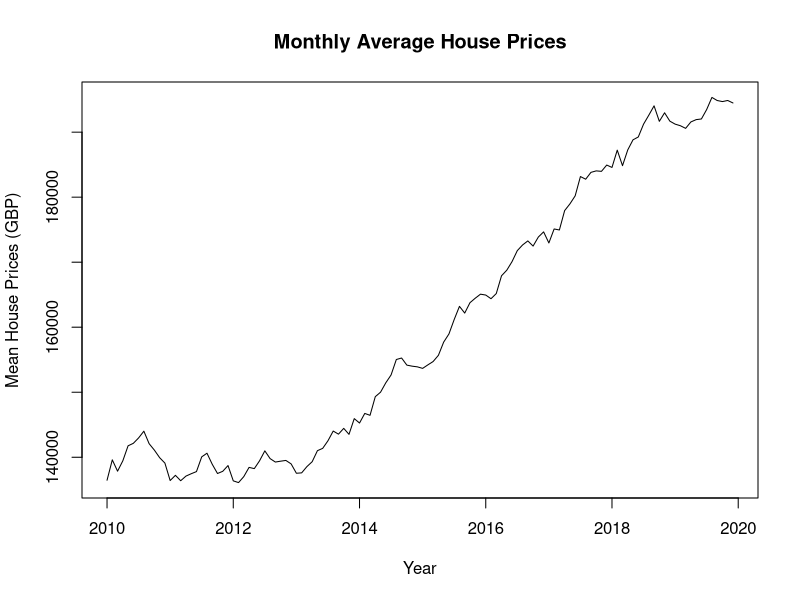
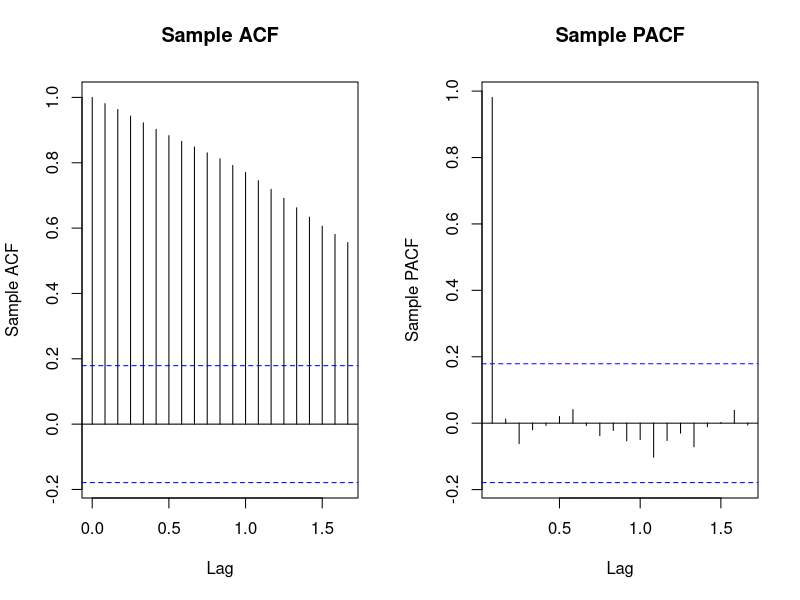
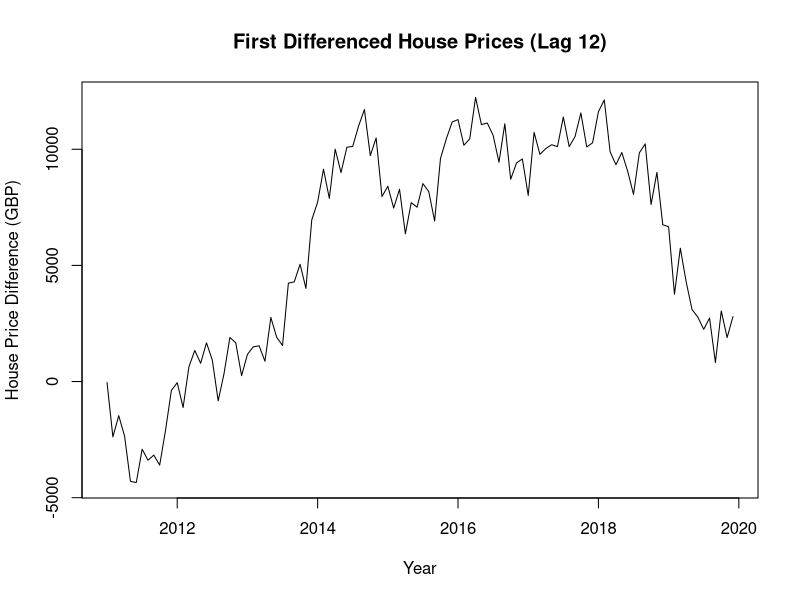
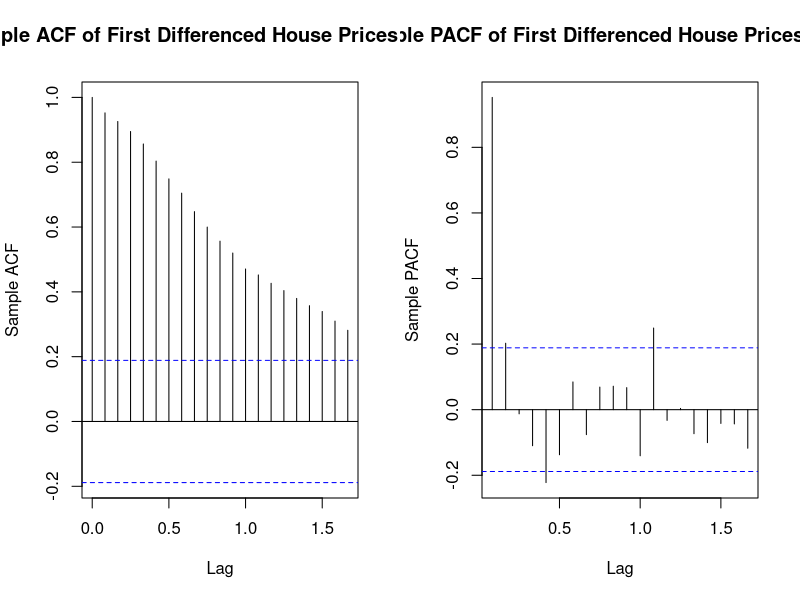
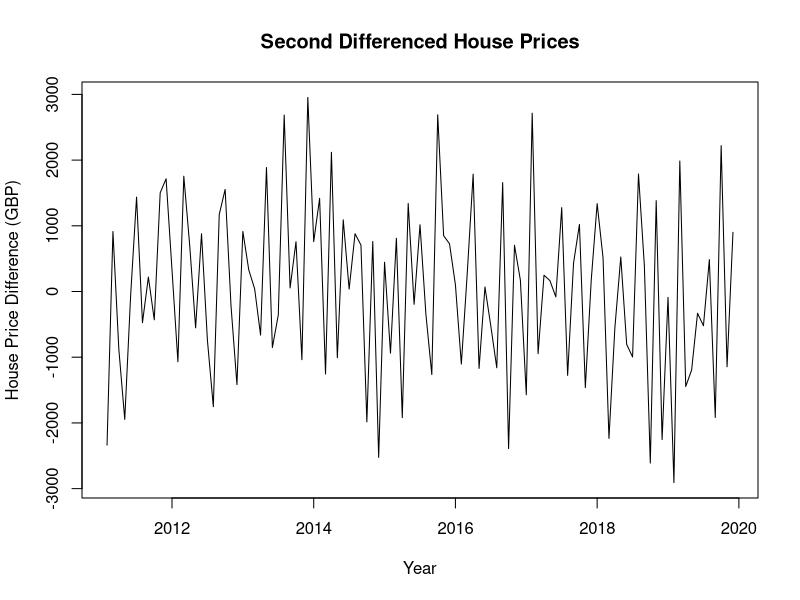
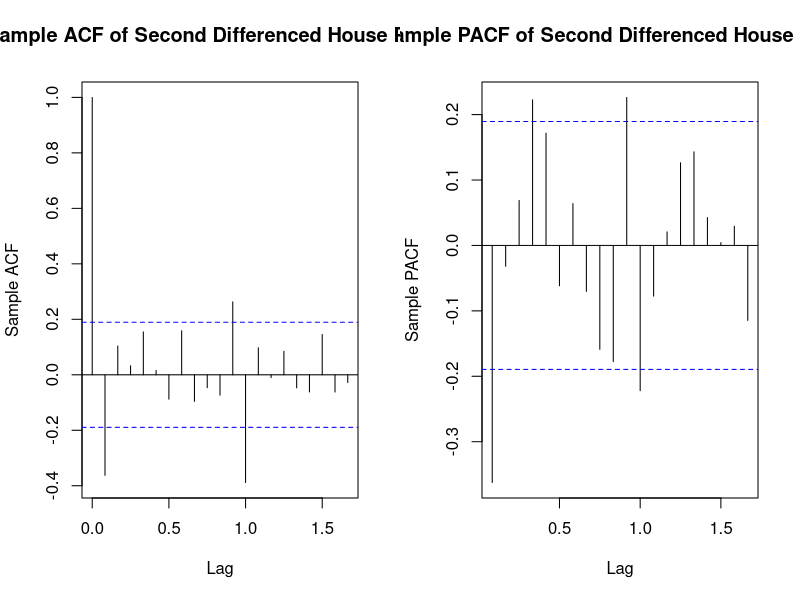
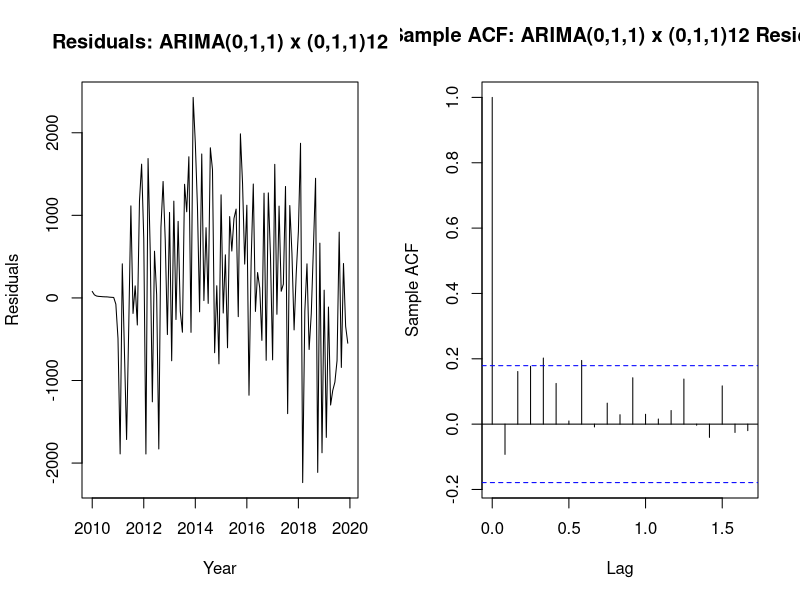
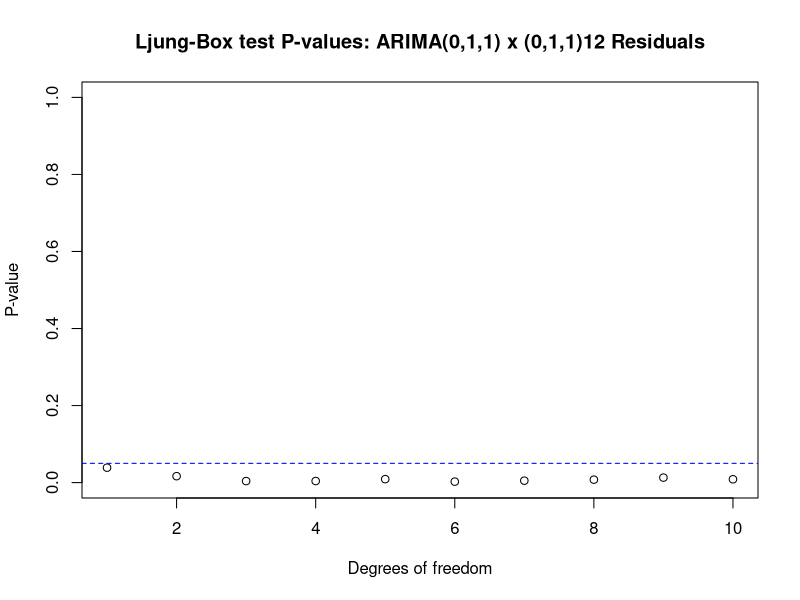

Source code (R) for these figures, in order:
## ---- chunk 1
knitr::opts_chunk$set(echo = TRUE)
## ---- chunk 2
#Read in the dataset ‘em_house_prices.csv’
em_house_prices <- read.csv('./dataset/em_house_prices.csv', header = TRUE)
## ---- chunk 3
#Set the dataset to be time series data
em_house_prices_ts <- ts(em_house_prices$average_price_gbp, start = 2010, frequency = 12)
## ---- chunk 4
#Produce a time plot of the time series data ‘em_house_prices_ts’
ts.plot(em_house_prices_ts , ylab = 'Mean House Prices (GBP)', xlab = 'Year', main = 'Monthly Average House Prices')
## ---- chunk 5
#Set the R graphics device to contain two plots (1 row, 2 columns)
par(mfrow = c(1,2))
#Plot the sample ACF of the time series data
acf(em_house_prices_ts, ylab = 'Sample ACF', main = 'Sample ACF')
#Plot the sample PACF of the time series data
pacf(em_house_prices_ts, ylab = 'Sample PACF', main = 'Sample PACF')
## ---- chunk 6
#Take the first difference (lag 12) of the time series data to remove seasonality
em_house_prices_ts_diff <- diff(em_house_prices_ts, lag = 12)
#Set the R graphics device to contain two plots (1 row, 1 column)
par(mfrow = c(1,1))
#Produce a time plot of the first difference (lag 12) time series data ‘em_house_prices_ts_diff’
ts.plot(em_house_prices_ts_diff, ylab = 'House Price Difference (GBP)', xlab = 'Year', main = 'First Differenced House Prices (Lag 12)')
## ---- chunk 7
#Set the R graphics device to contain 1 plot (1 row, 2 columns)
par(mfrow = c(1,2))
#Plot the sample ACF of the first difference time series data
acf(em_house_prices_ts_diff, ylab = 'Sample ACF', main = 'Sample ACF of First Differenced House Prices (Lag 12)')
#Plot the sample PACF of the first difference time series data
pacf(em_house_prices_ts_diff, ylab = 'Sample PACF', main = 'Sample PACF of First Differenced House Prices (Lag 12)')
## ---- chunk 8
#Take the second difference of the time series data
em_house_prices_ts_diff2 <- diff(em_house_prices_ts_diff)
#Set the R graphics device to contain two plots (1 row, 1 column)
par(mfrow = c(1,1))
#Produce a time plot of the second difference time series data ‘em_house_prices_ts_diff2’
ts.plot(em_house_prices_ts_diff2, ylab = 'House Price Difference (GBP)', xlab = 'Year', main = 'Second Differenced House Prices')
## ---- chunk 9
#Set the R graphics device to contain 1 plot (1 row, 2 columns)
par(mfrow = c(1,2))
#Plot the sample ACF of the second difference time series data
acf(em_house_prices_ts_diff2, ylab = 'Sample ACF', main = 'Sample ACF of Second Differenced House Prices')
#Plot the sample PACF of the second difference time series data
pacf(em_house_prices_ts_diff2, ylab = 'Sample PACF', main = 'Sample PACF of Second Differenced House Prices')
## ---- chunk 10
#Fit an ARIMA(0,1,1) x (0,1,1)12 model to the time series data ‘em_house_prices_ts’
arima011011_model <- arima(em_house_prices_ts, order = c(0,1,1), seasonal = list(order = c(0,1,1), period = 12), method = 'ML')
#Call the arima011011_model ARIMA(0,1,1) x (0,1,1)12 to get it estimated parameters
arima011011_model
## ---- chunk 11
#Extract the residuals of the arima011011_model
arima011011_residuals <- residuals(arima011011_model)
#Set the R graphics device to contain 1 plot (1 row, 2 columns)
par(mfrow = c(1,2))
#Produce a time plot of the arima011011_model residuals
ts.plot(arima011011_residuals, ylab = 'Residuals', xlab = 'Year', main = 'Residuals: ARIMA(0,1,1) x (0,1,1)12')
#Plot the sample ACF of the arima011011_model residuals
acf(arima011011_residuals, ylab = 'Sample ACF', main = 'Sample ACF: ARIMA(0,1,1) x (0,1,1)12 Residuals')
## ---- chunk 12
#Declare the Ljung-Box test variable term
LB_test<-function(resid,max.k,p,q){
lb_result<-list()
df<-list()
p_value<-list()
for(i in (p+q+1):max.k){
lb_result[[i]]<-Box.test(resid,lag=i,type=c("Ljung-Box"),fitdf=(p+q))
df[[i]]<-lb_result[[i]]$parameter
p_value[[i]]<-lb_result[[i]]$p.value
}
df<-as.vector(unlist(df))
p_value<-as.vector(unlist(p_value))
test_output<-data.frame(df,p_value)
names(test_output)<-c("deg_freedom","LB_p_value")
return(test_output)
}
## ---- chunk 13
#Perform Ljung-Box tests for the arima011011 (ARIMA(0,1,1) x (0,1,1)12) model residuals
ARIMA011011.LB <- LB_test(arima011011_residuals, max.k = 11, p = 0, q = 1)
#Set the R graphics device to contain 1 plot (1 row, 1 column)
par(mfrow = c(1,1))
#Produce a plot of P-values against the degrees of freedom and add a blue dashed line at 0.05
plot(ARIMA011011.LB$deg_freedom, ARIMA011011.LB$LB_p_value, xlab = 'Degrees of freedom', ylab = 'P-value', main = 'Ljung-Box test P-values: ARIMA(0,1,1) x (0,1,1)12 Residuals', ylim = c(0,1))
abline(h = 0.05, col = 'blue', lty = 2)
## ---- chunk 14
#Fit an ARIMA(1,1,0) x (1,1,0)12 model to the time series data ‘em_house_prices_ts’
arima110110_model <- arima(em_house_prices_ts, order = c(1,1,0), seasonal = list(order = c(1,1,0), period = 12), method = 'ML')
#Call the arima110110_model (ARIMA(0,1,1) x (0,1,1)12) to get it estimated parameters
arima110110_model
## ---- chunk 15
#Extract the residuals of the arima110110_model
arima110110_residuals <- residuals(arima110110_model)
#Set the R graphics device to contain 1 plot (1 row, 2 columns)
par(mfrow = c(1,2))
#Produce a time plot of the arima110110_model residuals
ts.plot(arima110110_residuals, ylab = 'Residuals', xlab = 'Year', main = 'Residuals: ARIMA(1,1,0) x (1,1,0)12')
#Plot the sample ACF of the arima110110_model residuals
acf(arima110110_residuals, ylab = 'Sample ACF', main = 'Sample ACF: ARIMA(1,1,0) x (1,1,0)12 Residuals')
## ---- chunk 16
#Perform Ljung-Box tests for the arima110110 (ARIMA(1,1,0) x (1,1,0)12) model residuals
ARIMA110110.LB <- LB_test(arima110110_residuals, max.k = 11, p = 1, q = 0)
#Set the R graphics device to contain 1 plot (1 row, 1 column)
par(mfrow = c(1,1))
#Produce a plot of P-values against the degrees of freedom and add a blue dashed line at 0.05
plot(ARIMA110110.LB$deg_freedom, ARIMA110110.LB$LB_p_value, xlab = 'Degrees of freedom', ylab = 'P-value', main = 'Ljung-Box test P-values: ARIMA(1,1,0) x (1,1,0)12 Residuals', ylim = c(0,1))
abline(h = 0.05, col = 'blue', lty = 2)
## ---- chunk 17
#Fit an ARIMA(1,1,1) x (1,1,1)12 model to the time series data ‘em_house_prices_ts’
arima111111_model <- arima(em_house_prices_ts, order = c(1,1,1), seasonal = list(order = c(1,1,1), period = 12), method = 'ML')
#Call the arima111111_model (ARIMA(1,1,1) x (1,1,1)12) to get it estimated parameters
arima111111_model
## ---- chunk 18
#Extract the residuals of the arima111111_model
arima111111_residuals <- residuals(arima111111_model)
#Set the R graphics device to contain 1 plot (1 row, 2 columns)
par(mfrow = c(1,2))
#Produce a time plot of the arima111111_model residuals
ts.plot(arima111111_residuals, ylab = 'Residuals', xlab = 'Year', main = 'Residuals: ARIMA(1,1,1) x (1,1,1)12')
#Plot the sample ACF of the arima111111_model residuals
acf(arima111111_residuals, ylab = 'Sample ACF', main = 'Sample ACF: ARIMA(1,1,1) x (1,1,1)12 Residuals')
## ---- chunk 19
#Perform Ljung-Box tests for the arima111111 (ARIMA(1,1,1) x (1,1,1)12) model residuals
ARIMA111111.LB <- LB_test(arima111111_residuals, max.k = 11, p = 1, q = 1)
#Set the R graphics device to contain 1 plot (1 row, 1 column)
par(mfrow = c(1,1))
#Produce a plot of P-values against the degrees of freedom and add a blue dashed line at 0.05
plot(ARIMA111111.LB$deg_freedom, ARIMA111111.LB$LB_p_value, xlab = 'Degrees of freedom', ylab = 'P-value', main = 'Ljung-Box test P-values: ARIMA(1,1,1) x (1,1,1)12 Residuals', ylim = c(0,1))
abline(h = 0.05, col = 'blue', lty = 2)
## ---- chunk 20
#Fit an ARIMA(1,1,2) x (1,1,2)12 model to the time series data ‘em_house_prices_ts’
arima112112_model <- arima(em_house_prices_ts, order = c(1,1,2), seasonal = list(order = c(1,1,2), period = 12), method = 'ML')
#Call the arima112112_model (ARIMA(1,1,2) x (1,1,2)12) to get it estimated parameters
arima112112_model
## ---- chunk 21
#Extract the residuals of the arima112112_model
arima112112_residuals <- residuals(arima112112_model)
#Set the R graphics device to contain 1 plot (1 row, 2 columns)
par(mfrow = c(1,2))
#Produce a time plot of the arima112112_model residuals
ts.plot(arima112112_residuals, ylab = 'Residuals', xlab = 'Year', main = 'Residuals: ARIMA(1,1,2) x (1,1,2)12')
## ---- chunk 22
#Perform Ljung-Box tests for the arima112112 (ARIMA(1,1,2) x (1,1,2)12) model residuals
ARIMA112112.LB <- LB_test(arima112112_residuals, max.k = 11, p = 1, q = 2)
#Set the R graphics device to contain 1 plot (1 row, 1 column)
par(mfrow = c(1,1))
#Produce a plot of P-values against the degrees of freedom and add a blue dashed line at 0.05
plot(ARIMA112112.LB$deg_freedom, ARIMA112112.LB$LB_p_value, xlab = 'Degrees of freedom', ylab = 'P-value', main = 'Ljung-Box test P-values: ARIMA(1,1,2) x (1,1,2)12 Residuals', ylim = c(0,1))
abline(h = 0.05, col = 'blue', lty = 2)
## ---- chunk 23
#Fit an ARIMA(1,1,2) x (0,1,1)12 model to the time series data ‘em_house_prices_ts’
arima112011_model <- arima(em_house_prices_ts, order = c(1,1,2), seasonal = list(order = c(0,1,1), period = 12), method = 'ML')
#Call the arima112011_model (ARIMA(1,1,2) x (0,1,1)12) to get it estimated parameters
arima112011_model
## ---- chunk 24
#Extract the residuals of the arima112011_model
arima112011_residuals <- residuals(arima112011_model)
#Set the R graphics device to contain 1 plot (1 row, 2 columns)
par(mfrow = c(1,2))
#Produce a time plot of the arima112011_model residuals
ts.plot(arima112011_residuals, ylab = 'Residuals', xlab = 'Year', main = 'Residuals: ARIMA(1,1,2) x (0,1,1)12')
#Plot the sample ACF of the arima112011_model residuals
acf(arima112011_residuals, ylab = 'Sample ACF', main = 'Sample ACF: ARIMA(1,1,2) x (0,1,1)12 Residuals')
## ---- chunk 25
#Perform Ljung-Box tests for the arima112011 (ARIMA(1,1,2) x (0,1,1)12) model residuals
ARIMA112011.LB <- LB_test(arima112011_residuals, max.k = 11, p = 1, q = 2)
#Set the R graphics device to contain 1 plot (1 row, 1 column)
par(mfrow = c(1,1))
#Produce a plot of P-values against the degrees of freedom and add a blue dashed line at 0.05
plot(ARIMA112011.LB$deg_freedom, ARIMA112011.LB$LB_p_value, xlab = 'Degrees of freedom', ylab = 'P-value', main = 'Ljung-Box test P-values: ARIMA(1,1,2) x (0,1,1)12 Residuals', ylim = c(0,1))
abline(h = 0.05, col = 'blue', lty = 2)
## ---- chunk 26
#Produce a Forecast for the next 6 months (h = 6)
library(forecast)
forecast_6m <-forecast(em_house_prices_ts, h = 6, model = arima112011_model, level = 95)
#Plot the Forecast
autoplot(forecast_6m, ylab = 'Average House Prices (GBP) ', xlab = 'Year', main = 'January-June 2020 Forecasts from ARIMA(1,1,2)(0,1,1)[12] ')
## ---- chunk 27
#Produce average(mean) forecast values
forecast_6m$mean
#Produce upper limit of forecast values
forecast_6m$upper
#Produce lower limit of forecast values
forecast_6m$lower
